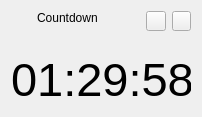
<?xml version="1.0" encoding="UTF-8"?>
<ui version="4.0">
 <class>tinyCountdown</class>
 <widget class="QWidget" name="tinyCountdown">
  <property name="geometry">
   <rect>
    <x>0</x>
    <y>0</y>
    <width>202</width>
    <height>117</height>
   </rect>
  </property>
  <property name="minimumSize">
   <size>
    <width>0</width>
    <height>0</height>
   </size>
  </property>
  <property name="maximumSize">
   <size>
    <width>461</width>
    <height>243</height>
   </size>
  </property>
  <property name="windowTitle">
   <string>Form</string>
  </property>
  <layout class="QVBoxLayout" name="verticalLayout">
   <item>
    <layout class="QHBoxLayout" name="horizontalLayout_2">
     <item alignment="Qt::AlignLeft|Qt::AlignTop">
      <widget class="QLabel" name="clockIcon">
       <property name="minimumSize">
        <size>
         <width>20</width>
         <height>20</height>
        </size>
       </property>
       <property name="text">
        <string/>
       </property>
      </widget>
     </item>
     <item alignment="Qt::AlignLeft|Qt::AlignTop">
      <widget class="QLabel" name="clockTitle">
       <property name="minimumSize">
        <size>
         <width>65</width>
         <height>14</height>
        </size>
       </property>
       <property name="maximumSize">
        <size>
         <width>16777215</width>
         <height>16777215</height>
        </size>
       </property>
       <property name="font">
        <font>
         <pointsize>9</pointsize>
        </font>
       </property>
       <property name="text">
        <string>Countdown</string>
       </property>
      </widget>
     </item>
     <item>
      <spacer name="horizontalSpacer">
       <property name="orientation">
        <enum>Qt::Horizontal</enum>
       </property>
       <property name="sizeHint" stdset="0">
        <size>
         <width>40</width>
         <height>20</height>
        </size>
       </property>
      </spacer>
     </item>
     <item alignment="Qt::AlignTop">
      <widget class="QPushButton" name="switchBtn">
       <property name="minimumSize">
        <size>
         <width>20</width>
         <height>10</height>
        </size>
       </property>
       <property name="maximumSize">
        <size>
         <width>20</width>
         <height>20</height>
        </size>
       </property>
       <property name="text">
        <string/>
       </property>
      </widget>
     </item>
     <item alignment="Qt::AlignRight|Qt::AlignTop">
      <widget class="QPushButton" name="clocseBtn">
       <property name="minimumSize">
        <size>
         <width>10</width>
         <height>10</height>
        </size>
       </property>
       <property name="maximumSize">
        <size>
         <width>20</width>
         <height>20</height>
        </size>
       </property>
       <property name="text">
        <string/>
       </property>
      </widget>
     </item>
    </layout>
   </item>
   <item>
    <layout class="QHBoxLayout" name="horizontalLayout_3">
     <item alignment="Qt::AlignLeft|Qt::AlignVCenter">
      <widget class="QLabel" name="timeLabel">
       <property name="minimumSize">
        <size>
         <width>180</width>
         <height>0</height>
        </size>
       </property>
       <property name="maximumSize">
        <size>
         <width>16777215</width>
         <height>16777215</height>
        </size>
       </property>
       <property name="font">
        <font>
         <pointsize>35</pointsize>
        </font>
       </property>
       <property name="styleSheet">
        <string notr="true"/>
       </property>
       <property name="text">
        <string>01:29:58</string>
       </property>
      </widget>
     </item>
    </layout>
   </item>
  </layout>
 </widget>
 <resources/>
 <connections/>
</ui>
